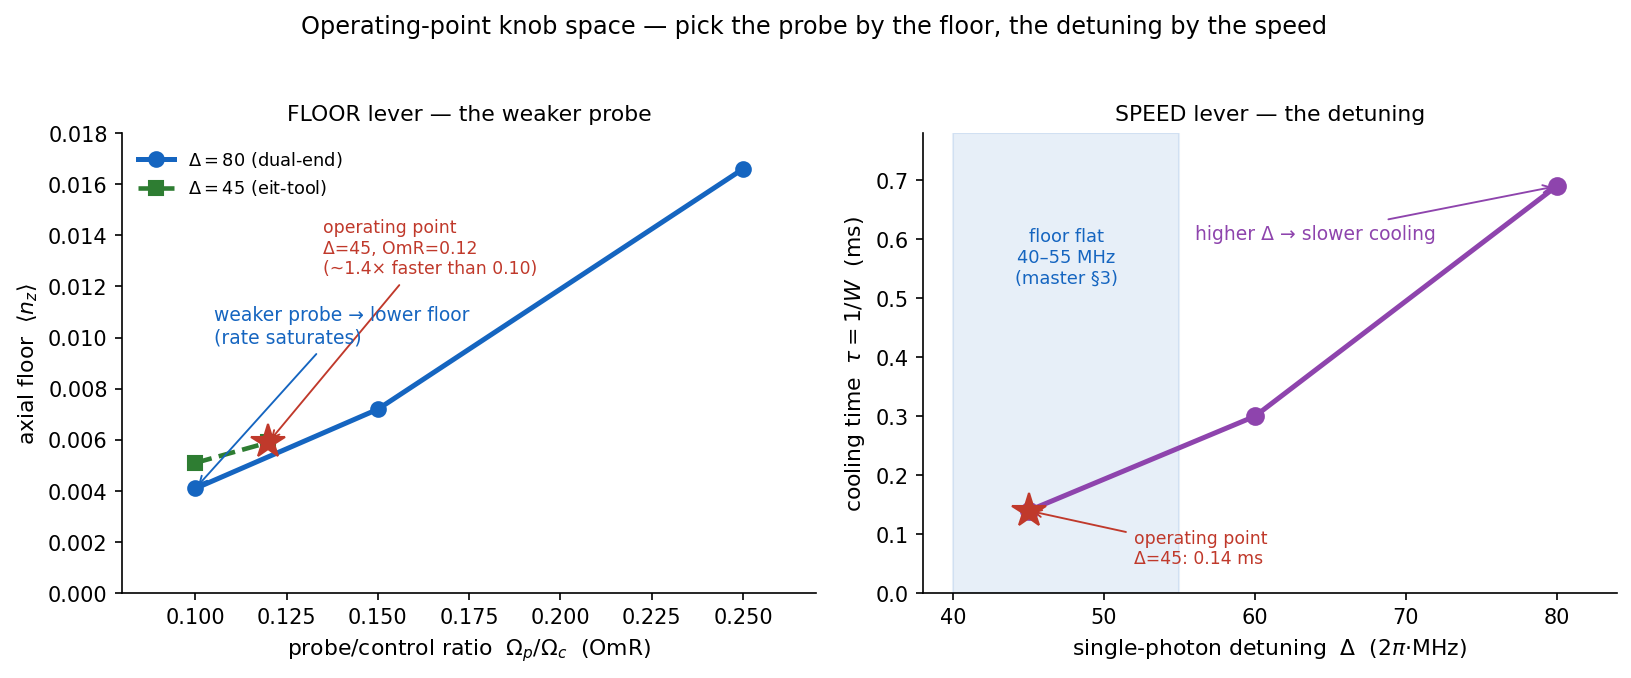

Here is the Python script that generated this plot:
"""
fig_knobspace.py  --  Operating-point knob space: the two levers that set the
axial floor and the cooling speed (Guide Ch 04; operating_point.md; master §3/§5/§6).

Left  (FLOOR lever): <n_z> vs probe ratio OmR -- the weaker-probe lever. Lowering
      the probe lowers the floor while the cooling RATE saturates, so the optimum
      is at weak probe (bounded below only by the cooling-time budget).
Right (SPEED lever): cooling time tau vs detuning Delta -- lower Delta cools
      faster; the floor is flat across 40-55, so operate at the low end.

DATA PROVENANCE (baked documented values -- compute-free, reproducible, and matching
the canonical docs by construction; each multilevel solve is ~10 min on this Mac,
so a live scan is a cluster job -- see INDEX numpy-pin note):
  * floor vs OmR @ Delta=80 (dual-end, tagged_solver): operating_point.md §2 line 29
        OmR 0.10/0.15/0.25 -> 0.0041/0.0072/0.0166  (clk2 at this point is 0.0048 -- a
        different solver; line 16 attributes the 0.0166 memo point to tagged_solver)
  * floor vs OmR @ Delta=45 (eit_cooling_tool): master §5     0.10/0.12 -> 0.0051/0.0059
  * cooling time tau vs Delta (dual-end, OmR=0.10): master §6  45/60/80 -> 0.14/0.30/0.69 ms
"""
import numpy as np
import matplotlib
matplotlib.use("Agg")
import matplotlib.pyplot as plt

# --- floor vs OmR (the weaker-probe lever) ------------------------------------
omr80, fl80 = [0.10, 0.15, 0.25], [0.0041, 0.0072, 0.0166]      # Delta=80, dual-end (tagged_solver, op_point.md §2)
omr45, fl45 = [0.10, 0.12], [0.0051, 0.0059]                    # Delta=45, eit-tool
# --- cooling time vs Delta (the speed lever) ----------------------------------
dz, tau = [45.0, 60.0, 80.0], [0.14, 0.30, 0.69]               # ms, dual-end OmR=0.10

fig, (axL, axR) = plt.subplots(1, 2, figsize=(11.0, 4.6))

# LEFT: floor vs OmR
axL.plot(omr80, fl80, "o-", color="#1565c0", lw=2.4, ms=7, label=r"$\Delta=80$ (dual-end)")
axL.plot(omr45, fl45, "s--", color="#2e7d32", lw=2.2, ms=7, label=r"$\Delta=45$ (eit-tool)")
axL.plot(0.12, 0.0059, "*", color="#c0392b", ms=17, zorder=5)
axL.annotate("operating point\nΔ=45, OmR=0.12\n(~1.4× faster than 0.10)",
             xy=(0.12, 0.0059), xytext=(0.135, 0.0125), fontsize=8.3, color="#c0392b",
             arrowprops=dict(arrowstyle="->", color="#c0392b", lw=0.9))
axL.annotate("weaker probe → lower floor\n(rate saturates)", xy=(0.10, 0.0041),
             xytext=(0.105, 0.0098), fontsize=9, color="#1565c0",
             arrowprops=dict(arrowstyle="->", color="#1565c0", lw=0.9))
axL.set_xlabel(r"probe/control ratio  $\Omega_p/\Omega_c$  (OmR)", fontsize=10.5)
axL.set_ylabel(r"axial floor  $\langle n_z\rangle$", fontsize=10.5)
axL.set_title("FLOOR lever — the weaker probe", fontsize=10.5)
axL.set_ylim(0, 0.018); axL.set_xlim(0.08, 0.27)
axL.legend(fontsize=8.5, loc="upper left", frameon=False)

# RIGHT: cooling time vs Delta
axR.plot(dz, tau, "o-", color="#8e44ad", lw=2.4, ms=8)
axR.axvspan(40, 55, color="#1565c0", alpha=0.10)
axR.text(47.5, 0.62, "floor flat\n40–55 MHz\n(master §3)", fontsize=8.6, color="#1565c0",
         ha="center", va="top")
axR.plot(45, 0.14, "*", color="#c0392b", ms=17, zorder=5)
axR.annotate("operating point\nΔ=45: 0.14 ms", xy=(45, 0.14), xytext=(52, 0.05),
             fontsize=8.3, color="#c0392b",
             arrowprops=dict(arrowstyle="->", color="#c0392b", lw=0.9))
axR.annotate("higher Δ → slower cooling", xy=(80, 0.69), xytext=(56, 0.60),
             fontsize=9, color="#8e44ad",
             arrowprops=dict(arrowstyle="->", color="#8e44ad", lw=0.9))
axR.set_xlabel(r"single-photon detuning  $\Delta$  (2$\pi$·MHz)", fontsize=10.5)
axR.set_ylabel(r"cooling time  $\tau=1/W$  (ms)", fontsize=10.5)
axR.set_title("SPEED lever — the detuning", fontsize=10.5)
axR.set_ylim(0, 0.78); axR.set_xlim(38, 84)

for a in (axL, axR):
    for s in ("top", "right"):
        a.spines[s].set_visible(False)
fig.suptitle("Operating-point knob space — pick the probe by the floor, the detuning by the speed",
             fontsize=11.5)
plt.tight_layout(rect=[0, 0, 1, 0.95])
plt.savefig("fig_knobspace.png", dpi=150, bbox_inches="tight")
print("wrote fig_knobspace.png")
